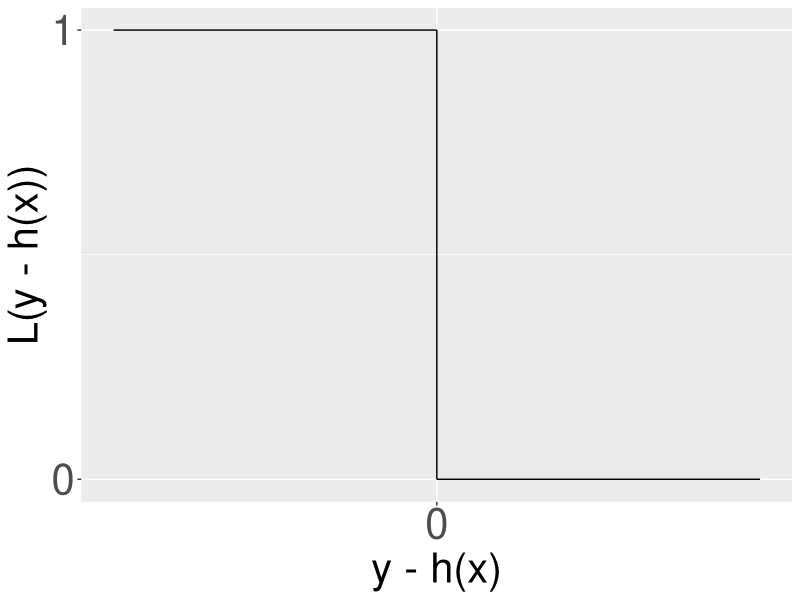
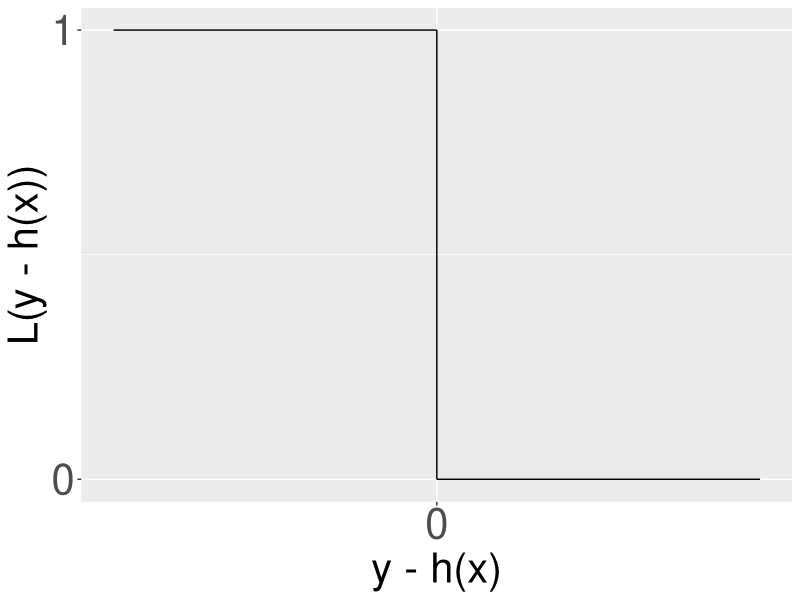

Here is the R script that generated these plots, in order:
# PREREQ -----------------------------------------------------------------------

library(knitr)
library(ggplot2)

options(digits = 3, 
        width = 65, 
        str = strOptions(strict.width = "cut", vec.len = 3))

# DATA -------------------------------------------------------------------------

my_df <- data.frame(
  x_1 = -2, 
  x_2 = 0, 
  x_3 = 2, 
  y_1 = 0, 
  y_2 = 1 )

# PLOT -------------------------------------------------------------------------

pdf("../figure/zero-one-loss.pdf", width = 8, height = 4)

ggplot(my_df) +
  geom_segment(aes(x = x_1, xend = x_2, y = y_2, yend = y_2)) +
  geom_segment(aes(x = x_2, xend = x_2, y = y_1, yend = y_2)) +
  geom_segment(aes(x = x_2, xend = x_3, y = y_1, yend = y_1)) +
  xlab("y - h(x)") +
  ylab("L(y - h(x))") + 
  scale_y_continuous(breaks = seq(0, 1, by = 1)) +
  scale_x_continuous(breaks = c(0)) +
  theme(
    axis.text = element_text(size = 30),
    axis.title = element_text(size = 30))

ggsave("../figure/zero-one-loss.pdf", width = 8, height = 4)
dev.off()
